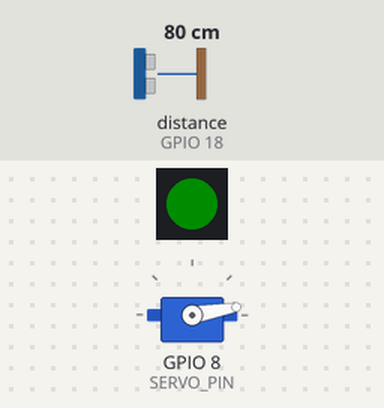
Bench run of a sketch on a simulated ESP32. Parts: 1 RGB LEDs in strip order, left to right, servo. Wiring (inferred from the names in the program): ultrasonic range finder: trigger GPIO 15; echo GPIO 18. Inputs (shaded band) come from the test bench; at power-on: distance to the obstacle (sensor on GPIO 18) 80 cm. The echo pulse lasts 58.3 µs per cm; dim RGB values are drawn brighter than linear; WiFi joins after 1.5 s; servers stay silent unless stated; what the sketch prints to the serial monitor is not drawn.

Above: at 1.6 s.
At 3.3 s:
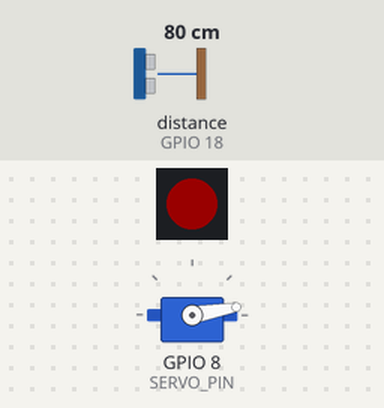
3.4 s: distance to the obstacle (sensor on GPIO 18) set to 2 cm
At 4.49 s:
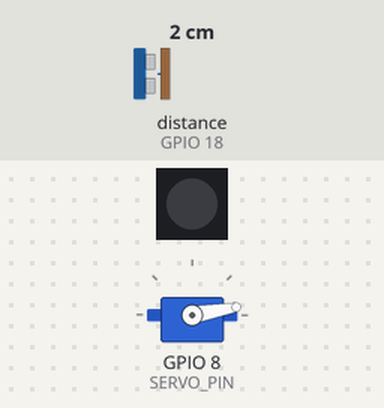
Timing chart, 0 to 12.4 s (numbered marks = the images above; inputs shaded):
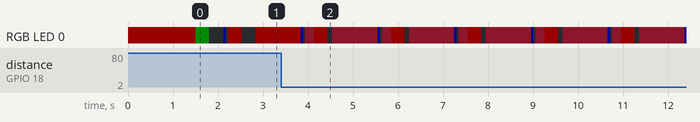

The sketch:

ratings-bot-esp32.ino
```cpp
// Include required libraries
#include <WiFi.h>          // For WiFi connectivity
#include <HTTPClient.h>     // For making HTTP requests
#include <ArduinoJson.h>    // For parsing JSON responses
#include <FastLED.h>        // For controlling the NeoPixel LED
#include <ESP32Servo.h>     // For controlling the servo motor

// Network configuration
const char* ssid = "PROJECTHUB Coworking";
const char* password = "OctobeR!2024";
const char* apiEndpoint = "http://192.168.86.47:5000/api/latest_feedback_id";

// Pin definitions
#define NEOPIXEL_PIN 38    // Data pin for NeoPixel LED
#define NUM_PIXELS 1       // Number of NeoPixel LEDs (just one)
#define SERVO_PIN 8        // PWM pin for servo control
#define TRIG_PIN 15        // Ultrasonic sensor trigger pin
#define ECHO_PIN 18        // Ultrasonic sensor echo pin

// Global objects and variables
CRGB leds[NUM_PIXELS];     // Array to hold LED color data
Servo dispenseServo;       // Servo motor object
int angle = 10;            // Current servo angle
long previousId = -1;      // Tracks the last feedback ID to detect changes

// Measures distance using ultrasonic sensor
// Returns distance in centimeters
long getDistance() {
  // Send ultrasonic pulse
  digitalWrite(TRIG_PIN, LOW);
  delayMicroseconds(2);
  digitalWrite(TRIG_PIN, HIGH);
  delayMicroseconds(10);
  digitalWrite(TRIG_PIN, LOW);

  // Measure the response
  long duration = pulseIn(ECHO_PIN, HIGH);
  return duration * 0.034 / 2;  // Convert time to distance in cm
}

// Sets the LED color based on distance
// Red when far (>8cm), darker pink when close
void setDefaultColor() {
  long distance = getDistance();
  leds[0] = distance > 8 ? CRGB::Red : CRGB(128, 20, 40);
  FastLED.show();
}

// Blinks the LED in specified color
// Parameters:
//   color: RGB color to blink
//   times: number of blinks (default: 1)
//   delayMs: duration of each blink state (default: 200ms)
void blinkLED(CRGB color, int times = 1, int delayMs = 200) {
  for(int i = 0; i < times; i++) {
    leds[0] = color;
    FastLED.show();
    delay(delayMs);
    leds[0] = CRGB::Black;
    FastLED.show();
    delay(delayMs);
  }
  setDefaultColor();
}

// Triggers the servo to dispense by rotating full range
// Makes a full 180-degree rotation and back
void triggerDispense() {
  // Rotate from 180 to 0 degrees
  for (angle = 180; angle > 0; angle--) {
    dispenseServo.write(angle);
    delay(15);  // Small delay for smooth movement
  }
  // Rotate back from 0 to 180 degrees
  for (angle = 0; angle < 180; angle++) {
    dispenseServo.write(angle);
    delay(15);
  }
}

// Initial setup function - runs once at startup
void setup() {
  Serial.begin(115200);    // Initialize serial communication

  // Configure ultrasonic sensor pins
  pinMode(TRIG_PIN, OUTPUT);
  pinMode(ECHO_PIN, INPUT);

  // Initialize NeoPixel LED
  FastLED.addLeds<WS2812, NEOPIXEL_PIN, GRB>(leds, NUM_PIXELS).setCorrection(TypicalLEDStrip);
  FastLED.setBrightness(25);  // Set to 25% brightness
  setDefaultColor();

  // Initialize servo motor
  dispenseServo.setPeriodHertz(50);    // Standard 50Hz servo frequency
  dispenseServo.attach(SERVO_PIN);
  dispenseServo.write(10);             // Set to initial position

  // Connect to WiFi
  WiFi.begin(ssid, password);
  while (WiFi.status() != WL_CONNECTED) {
    delay(500);
    Serial.print(".");
  }

  // Print connection success and IP address
  Serial.printf("\nConnected! IP: %s\n", WiFi.localIP().toString().c_str());
  blinkLED(CRGB::Green, 3, 100);       // Blink green to indicate successful connection
}

// Main loop function - runs repeatedly
void loop() {
  // Monitor distance and update serial output
  long distance = getDistance();
  Serial.printf("Distance: %ld cm\n", distance);
  setDefaultColor();

  // Check WiFi connection and handle API communication
  if (WiFi.status() == WL_CONNECTED) {
    blinkLED(CRGB::Blue, 1, 50);       // Quick blue blink to show active polling

    // Make HTTP request to API
    HTTPClient http;
    http.begin(apiEndpoint);
    int httpResponseCode = http.GET();

    // Handle successful HTTP response
    if (httpResponseCode == 200) {
      String payload = http.getString();
      StaticJsonDocument<200> doc;
      DeserializationError error = deserializeJson(doc, payload);

      // Process JSON response
      if (!error) {
        long latestId = doc["latest_id"];
        Serial.printf("Latest ID: %ld\n", latestId);

        // If new feedback detected, trigger dispenser
        if (latestId != previousId) {
          blinkLED(CRGB::Green, 10, 100);  // Blink green to indicate new feedback
          triggerDispense();
          previousId = latestId;
        }
      } else {
        Serial.println("JSON parsing failed");
        blinkLED(CRGB::Red, 2, 100);     // Blink red to indicate error
      }
    } else {
      Serial.printf("HTTP Request failed: %d\n", httpResponseCode);
      blinkLED(CRGB::Red, 2, 100);       // Blink red to indicate error
    }

    http.end();
    delay(1000);                         // Wait 1 second before next poll
  } else {
    // Handle WiFi disconnection
    Serial.println("WiFi disconnected - reconnecting...");
    blinkLED(CRGB::Orange, 2, 100);      // Blink orange to indicate WiFi issue
    WiFi.begin(ssid, password);
    delay(1000);
  }
}
```
